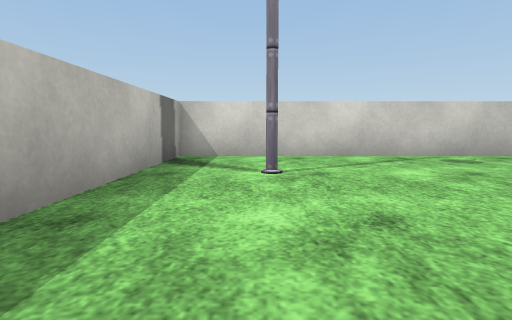
view 1 (above)

13 first-person views from a walk through a Unity game level. The camera is 0.31 m above the floor, tilts 6° down and sees 80° across. The floor is counted in squares, 0.5 m on a side. Each view is taken from the middle of a square. On the plan, view 1 faces up. The plan holds only what a view shows up to about 9 squares ahead; the rest is blank. The place goes on beyond the plan. The player is left out. Some surface patterns are stand-ins.

view 2
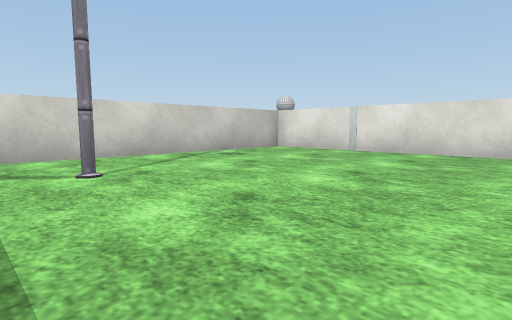

view 3
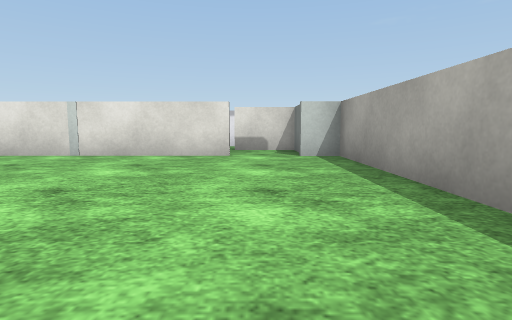

view 4
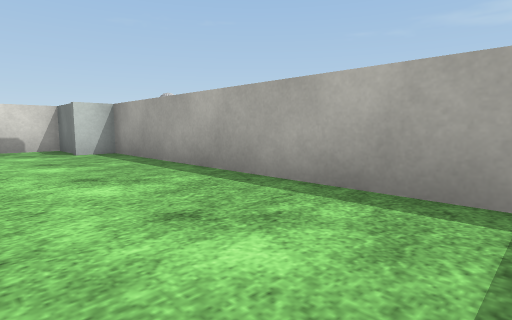

view 5
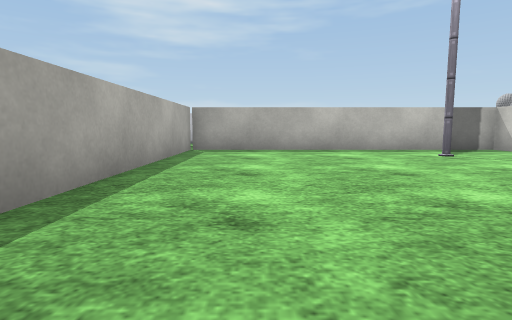

view 6
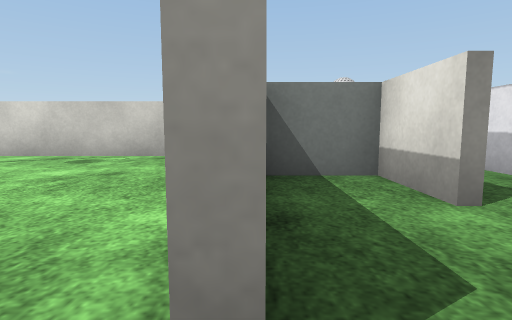

view 7
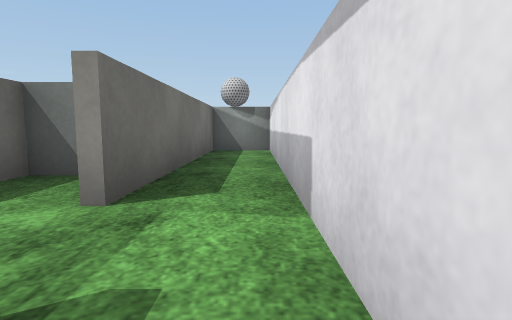

view 8
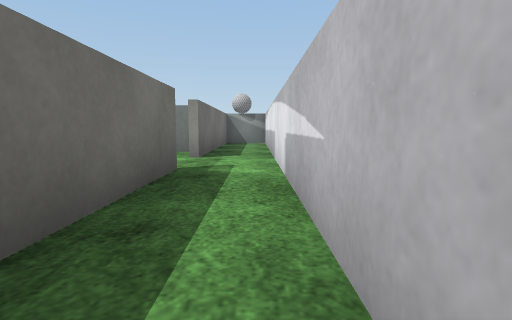

view 9
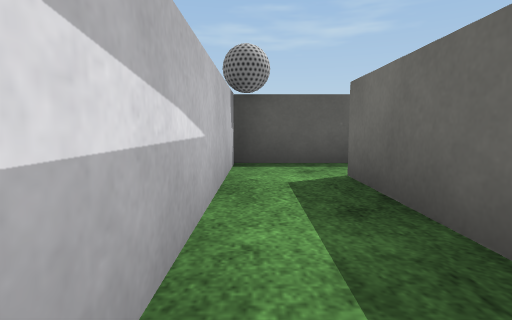

view 10
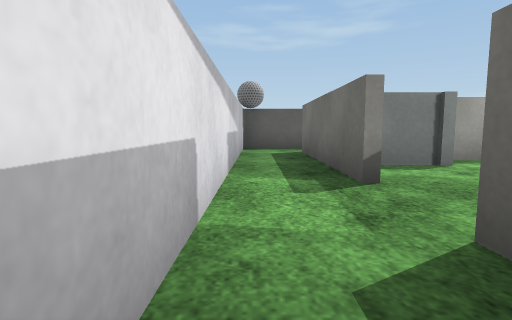

view 11
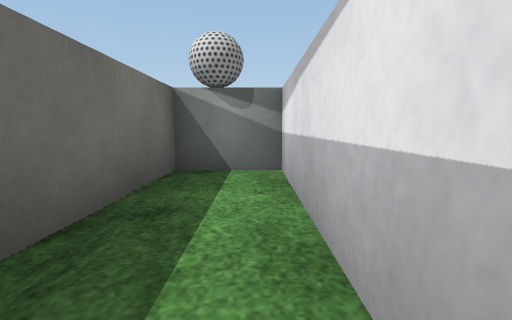

view 12
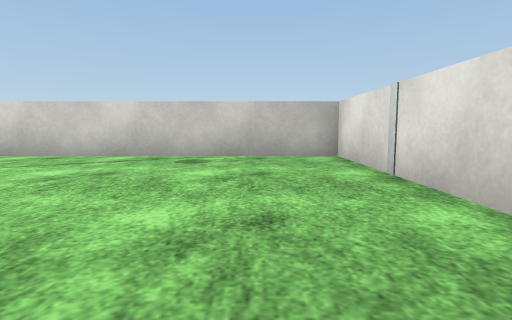

view 13
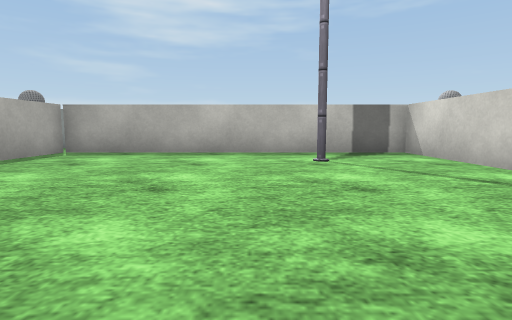

### Floor plan
Ten units are one square. View 1 is at (0, 0); x grows to the right and y downward. Boxes are objects, and circles mark ways between rooms. Rooms are numbered by the first view taken in them; rooms with no view inside come last. Other rooms are left out.
<svg viewBox="-22 -90 131 149">
<path fill="none" stroke="#000" d="M68 -5 68 -68 -17 -68 -17 19 68 19 68 11M86 -24 86 -40 70 -40M68 11 86 11 86 -6M88 -6 88 40M82 54 104 54 104 -85 88 -85 88 -24"/>
<rect x="-5" y="-45" width="10" height="10" fill="#bbb"><title>streetlight</title></rect>
<circle cx="70" cy="0" r="3" fill="#2a7"/>
<circle cx="90" cy="-15" r="3" fill="#2a7"/>
<text x="20" y="-30">1</text>
<text x="80" y="-10">2</text>
<text x="100" y="-20">3</text>
</svg>
Room 1 opens to room 2. Room 2 opens to room 3.

Where each view was taken, in squares from view 1:
view 1: 0 up, 0 right, facing up
view 2: 0 up, 1 left, facing up-right
view 3: 0 up, 0 right, facing right
view 4: 1 up, 1 left, facing down-right
view 5: 0 up, 7 right, facing left
view 6: 0 up, 7 right, facing up
view 7: 0 up, 10 right, facing up
view 8: 4 down, 10 right, facing up
view 9: 0 up, 10 right, facing down
view 10: 4 up, 10 right, facing down
view 11: 4 up, 10 right, facing up
view 12: 0 up, 5 right, facing up
view 13: 3 up, 6 right, facing left
